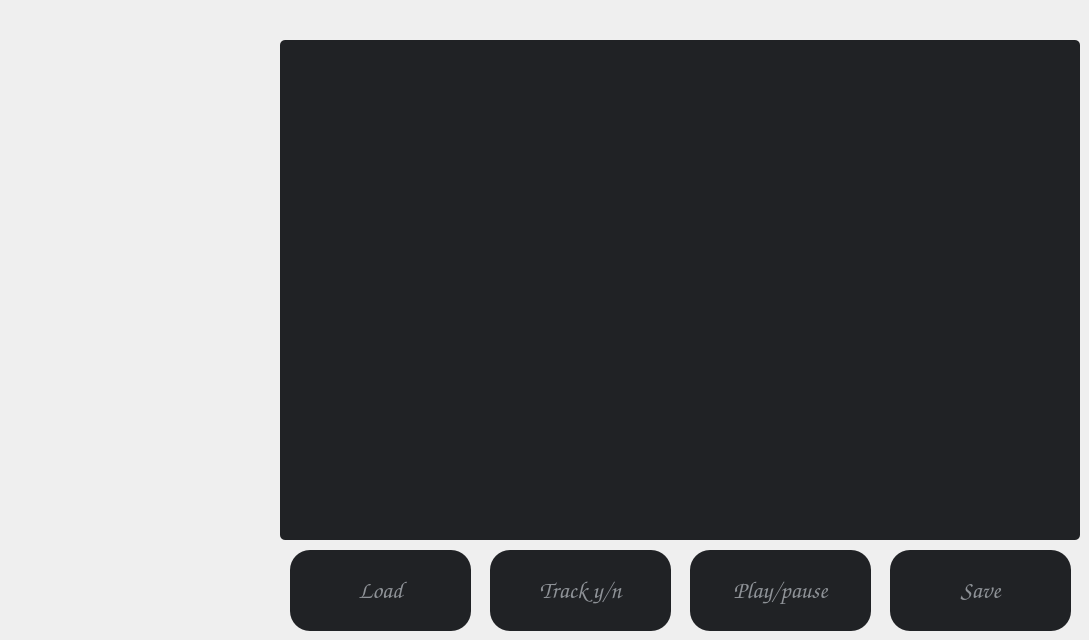
    <widget class="QWidget" name="tabTracking">
     <attribute name="title">
      <string>Video Tracking</string>
     </attribute>
     <widget class="QPushButton" name="buttTrackingLoad">
      <property name="geometry">
       <rect>
        <x>290</x>
        <y>550</y>
        <width>181</width>
        <height>81</height>
       </rect>
      </property>
      <property name="font">
       <font>
        <family>Comic Sans MS</family>
        <pointsize>18</pointsize>
        <weight>75</weight>
        <bold>true</bold>
       </font>
      </property>
      <property name="cursor">
       <cursorShape>PointingHandCursor</cursorShape>
      </property>
      <property name="styleSheet">
       <string notr="true">background-color: #202225;
color: #8E9297;
border-radius: 20;</string>
      </property>
      <property name="text">
       <string>Load</string>
      </property>
      <property name="autoDefault">
       <bool>false</bool>
      </property>
      <property name="default">
       <bool>false</bool>
      </property>
      <property name="flat">
       <bool>false</bool>
      </property>
     </widget>
     <widget class="QPushButton" name="buttTrackingTrack">
      <property name="geometry">
       <rect>
        <x>490</x>
        <y>550</y>
        <width>181</width>
        <height>81</height>
       </rect>
      </property>
      <property name="font">
       <font>
        <family>Comic Sans MS</family>
        <pointsize>18</pointsize>
        <weight>75</weight>
        <bold>true</bold>
       </font>
      </property>
      <property name="cursor">
       <cursorShape>PointingHandCursor</cursorShape>
      </property>
      <property name="styleSheet">
       <string notr="true">background-color: #202225;
color: #8E9297;
border-radius: 20;</string>
      </property>
      <property name="text">
       <string>Track y/n</string>
      </property>
      <property name="autoDefault">
       <bool>false</bool>
      </property>
      <property name="default">
       <bool>false</bool>
      </property>
      <property name="flat">
       <bool>false</bool>
      </property>
     </widget>
     <widget class="QGraphicsView" name="gViewTracking">
      <property name="geometry">
       <rect>
        <x>280</x>
        <y>40</y>
        <width>800</width>
        <height>500</height>
       </rect>
      </property>
      <property name="styleSheet">
       <string notr="true">background-color:#202225;
border-radius:5;</string>
      </property>
     </widget>
     <widget class="QPushButton" name="buttTrackingPlay">
      <property name="geometry">
       <rect>
        <x>690</x>
        <y>550</y>
        <width>181</width>
        <height>81</height>
       </rect>
      </property>
      <property name="font">
       <font>
        <family>Comic Sans MS</family>
        <pointsize>18</pointsize>
        <weight>75</weight>
        <bold>true</bold>
       </font>
      </property>
      <property name="cursor">
       <cursorShape>PointingHandCursor</cursorShape>
      </property>
      <property name="styleSheet">
       <string notr="true">background-color: #202225;
color: #8E9297;
border-radius: 20;</string>
      </property>
      <property name="text">
       <string>Play/pause</string>
      </property>
      <property name="autoDefault">
       <bool>false</bool>
      </property>
      <property name="default">
       <bool>false</bool>
      </property>
      <property name="flat">
       <bool>false</bool>
      </property>
     </widget>
     <widget class="QPushButton" name="buttTrackingSave">
      <property name="geometry">
       <rect>
        <x>890</x>
        <y>550</y>
        <width>181</width>
        <height>81</height>
       </rect>
      </property>
      <property name="font">
       <font>
        <family>Comic Sans MS</family>
        <pointsize>18</pointsize>
        <weight>75</weight>
        <bold>true</bold>
       </font>
      </property>
      <property name="cursor">
       <cursorShape>PointingHandCursor</cursorShape>
      </property>
      <property name="styleSheet">
       <string notr="true">background-color: #202225;
color: #8E9297;
border-radius: 20;</string>
      </property>
      <property name="text">
       <string>Save</string>
      </property>
      <property name="autoDefault">
       <bool>false</bool>
      </property>
      <property name="default">
       <bool>false</bool>
      </property>
      <property name="flat">
       <bool>false</bool>
      </property>
     </widget>
    </widget>
